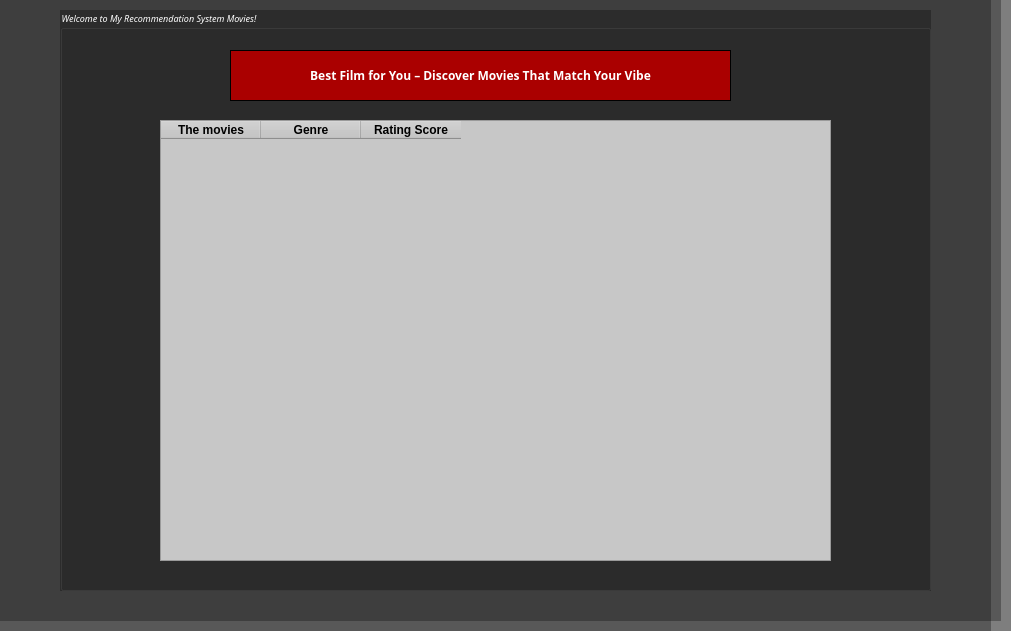
     <widget class="QWidget" name="widget" native="true">
      <property name="geometry">
       <rect>
        <x>10</x>
        <y>140</y>
        <width>1011</width>
        <height>631</height>
       </rect>
      </property>
      <property name="whatsThis">
       <string/>
      </property>
      <property name="styleSheet">
       <string notr="true">background-color: qlineargradient(spread:pad, x1:0.577, y1:1, x2:0.627, y2:0, stop:0 rgba(170, 0, 0, 255), stop:1 rgba(255, 255, 255, 255));
background-color: rgba(0, 0, 0, 0.3);</string>
      </property>
      <widget class="QGroupBox" name="groupBox_2">
       <property name="geometry">
        <rect>
         <x>60</x>
         <y>10</y>
         <width>871</width>
         <height>581</height>
        </rect>
       </property>
       <property name="minimumSize">
        <size>
         <width>150</width>
         <height>100</height>
        </size>
       </property>
       <property name="palette">
        <palette>
         <active>
          <colorrole role="WindowText">
           <brush brushstyle="SolidPattern">
            <color alpha="255">
             <red>255</red>
             <green>255</green>
             <blue>255</blue>
            </color>
           </brush>
          </colorrole>
          <colorrole role="Button">
           <brush brushstyle="SolidPattern">
            <color alpha="76">
             <red>0</red>
             <green>0</green>
             <blue>0</blue>
            </color>
           </brush>
          </colorrole>
          <colorrole role="Base">
           <brush brushstyle="SolidPattern">
            <color alpha="76">
             <red>0</red>
             <green>0</green>
             <blue>0</blue>
            </color>
           </brush>
          </colorrole>
          <colorrole role="Window">
           <brush brushstyle="SolidPattern">
            <color alpha="76">
             <red>0</red>
             <green>0</green>
             <blue>0</blue>
            </color>
           </brush>
          </colorrole>
         </active>
         <inactive>
          <colorrole role="WindowText">
           <brush brushstyle="SolidPattern">
            <color alpha="255">
             <red>255</red>
             <green>255</green>
             <blue>255</blue>
            </color>
           </brush>
          </colorrole>
          <colorrole role="Button">
           <brush brushstyle="SolidPattern">
            <color alpha="76">
             <red>0</red>
             <green>0</green>
             <blue>0</blue>
            </color>
           </brush>
          </colorrole>
          <colorrole role="Base">
           <brush brushstyle="SolidPattern">
            <color alpha="76">
             <red>0</red>
             <green>0</green>
             <blue>0</blue>
            </color>
           </brush>
          </colorrole>
          <colorrole role="Window">
           <brush brushstyle="SolidPattern">
            <color alpha="76">
             <red>0</red>
             <green>0</green>
             <blue>0</blue>
            </color>
           </brush>
          </colorrole>
         </inactive>
         <disabled>
          <colorrole role="WindowText">
           <brush brushstyle="SolidPattern">
            <color alpha="255">
             <red>120</red>
             <green>120</green>
             <blue>120</blue>
            </color>
           </brush>
          </colorrole>
          <colorrole role="Button">
           <brush brushstyle="SolidPattern">
            <color alpha="76">
             <red>0</red>
             <green>0</green>
             <blue>0</blue>
            </color>
           </brush>
          </colorrole>
          <colorrole role="Base">
           <brush brushstyle="SolidPattern">
            <color alpha="76">
             <red>0</red>
             <green>0</green>
             <blue>0</blue>
            </color>
           </brush>
          </colorrole>
          <colorrole role="Window">
           <brush brushstyle="SolidPattern">
            <color alpha="76">
             <red>0</red>
             <green>0</green>
             <blue>0</blue>
            </color>
           </brush>
          </colorrole>
         </disabled>
        </palette>
       </property>
       <property name="font">
        <font>
         <family>Gadugi</family>
         <pointsize>7</pointsize>
         <weight>50</weight>
         <italic>true</italic>
         <bold>false</bold>
        </font>
       </property>
       <property name="title">
        <string>Welcome to My Recommendation System Movies!</string>
       </property>
       <property name="flat">
        <bool>false</bool>
       </property>
       <property name="checkable">
        <bool>false</bool>
       </property>
       <widget class="QLabel" name="label_8">
        <property name="geometry">
         <rect>
          <x>170</x>
          <y>40</y>
          <width>501</width>
          <height>51</height>
         </rect>
        </property>
        <property name="palette">
         <palette>
          <active>
           <colorrole role="Button">
            <brush brushstyle="SolidPattern">
             <color alpha="255">
              <red>170</red>
              <green>0</green>
              <blue>0</blue>
             </color>
            </brush>
           </colorrole>
           <colorrole role="Base">
            <brush brushstyle="SolidPattern">
             <color alpha="255">
              <red>170</red>
              <green>0</green>
              <blue>0</blue>
             </color>
            </brush>
           </colorrole>
           <colorrole role="Window">
            <brush brushstyle="SolidPattern">
             <color alpha="255">
              <red>170</red>
              <green>0</green>
              <blue>0</blue>
             </color>
            </brush>
           </colorrole>
          </active>
          <inactive>
           <colorrole role="Button">
            <brush brushstyle="SolidPattern">
             <color alpha="255">
              <red>170</red>
              <green>0</green>
              <blue>0</blue>
             </color>
            </brush>
           </colorrole>
           <colorrole role="Base">
            <brush brushstyle="SolidPattern">
             <color alpha="255">
              <red>170</red>
              <green>0</green>
              <blue>0</blue>
             </color>
            </brush>
           </colorrole>
           <colorrole role="Window">
            <brush brushstyle="SolidPattern">
             <color alpha="255">
              <red>170</red>
              <green>0</green>
              <blue>0</blue>
             </color>
            </brush>
           </colorrole>
          </inactive>
          <disabled>
           <colorrole role="Button">
            <brush brushstyle="SolidPattern">
             <color alpha="255">
              <red>170</red>
              <green>0</green>
              <blue>0</blue>
             </color>
            </brush>
           </colorrole>
           <colorrole role="Base">
            <brush brushstyle="SolidPattern">
             <color alpha="255">
              <red>170</red>
              <green>0</green>
              <blue>0</blue>
             </color>
            </brush>
           </colorrole>
           <colorrole role="Window">
            <brush brushstyle="SolidPattern">
             <color alpha="255">
              <red>170</red>
              <green>0</green>
              <blue>0</blue>
             </color>
            </brush>
           </colorrole>
          </disabled>
         </palette>
        </property>
        <property name="font">
         <font>
          <family>Arial Black</family>
          <pointsize>8</pointsize>
          <weight>75</weight>
          <italic>false</italic>
          <bold>true</bold>
         </font>
        </property>
        <property name="toolTip">
         <string>&lt;html&gt;&lt;head/&gt;&lt;body&gt;&lt;p align=&quot;center&quot;&gt;&lt;span style=&quot; font-size:14pt; font-weight:600; color:#ffffff;&quot;&gt;Hãy chọn một bộ phim mà bạn muốn xem!&lt;/span&gt;&lt;/p&gt;&lt;/body&gt;&lt;/html&gt;</string>
        </property>
        <property name="styleSheet">
         <string notr="true">background-color: rgb(170, 0, 0);

</string>
        </property>
        <property name="frameShape">
         <enum>QFrame::Box</enum>
        </property>
        <property name="frameShadow">
         <enum>QFrame::Plain</enum>
        </property>
        <property name="text">
         <string>&lt;html&gt;&lt;head/&gt;&lt;body&gt;&lt;p align=&quot;center&quot;&gt;&lt;span style=&quot; font-size:9pt; color:#ffffff;&quot;&gt;Best Film for You – Discover Movies That Match Your Vibe&lt;/span&gt;&lt;/p&gt;&lt;/body&gt;&lt;/html&gt;</string>
        </property>
        <property name="alignment">
         <set>Qt::AlignCenter</set>
        </property>
       </widget>
       <widget class="QTableWidget" name="tableWidget">
        <property name="geometry">
         <rect>
          <x>100</x>
          <y>110</y>
          <width>671</width>
          <height>441</height>
         </rect>
        </property>
        <property name="font">
         <font>
          <family>MS Shell Dlg 2</family>
          <pointsize>10</pointsize>
          <weight>75</weight>
          <bold>true</bold>
         </font>
        </property>
        <property name="styleSheet">
         <string notr="true">background-color: rgb(199, 199, 199);</string>
        </property>
        <column>
         <property name="text">
          <string>The movies</string>
         </property>
         <property name="font">
          <font>
           <pointsize>9</pointsize>
           <weight>75</weight>
           <bold>true</bold>
          </font>
         </property>
        </column>
        <column>
         <property name="text">
          <string>Genre</string>
         </property>
         <property name="font">
          <font>
           <pointsize>9</pointsize>
           <weight>75</weight>
           <bold>true</bold>
          </font>
         </property>
        </column>
        <column>
         <property name="text">
          <string>Rating Score</string>
         </property>
         <property name="font">
          <font>
           <pointsize>9</pointsize>
           <weight>75</weight>
           <bold>true</bold>
          </font>
         </property>
        </column>
       </widget>
      </widget>
      <widget class="QLabel" name="label_11">
       <property name="geometry">
        <rect>
         <x>-10</x>
         <y>0</y>
         <width>1001</width>
         <height>631</height>
        </rect>
       </property>
       <property name="text">
        <string/>
       </property>
       <property name="pixmap">
        <pixmap>../../../../.designer/backup/image/movie-9pvmdtvz4cb0xl37.jpg</pixmap>
       </property>
      </widget>
      <widget class="QLabel" name="label_9">
       <property name="geometry">
        <rect>
         <x>0</x>
         <y>0</y>
         <width>1001</width>
         <height>621</height>
        </rect>
       </property>
       <property name="text">
        <string/>
       </property>
       <property name="pixmap">
        <pixmap>../image/movie-9pvmdtvz4cb0xl37.jpg</pixmap>
       </property>
      </widget>
      <zorder>label_9</zorder>
      <zorder>label_11</zorder>
      <zorder>groupBox_2</zorder>
     </widget>
